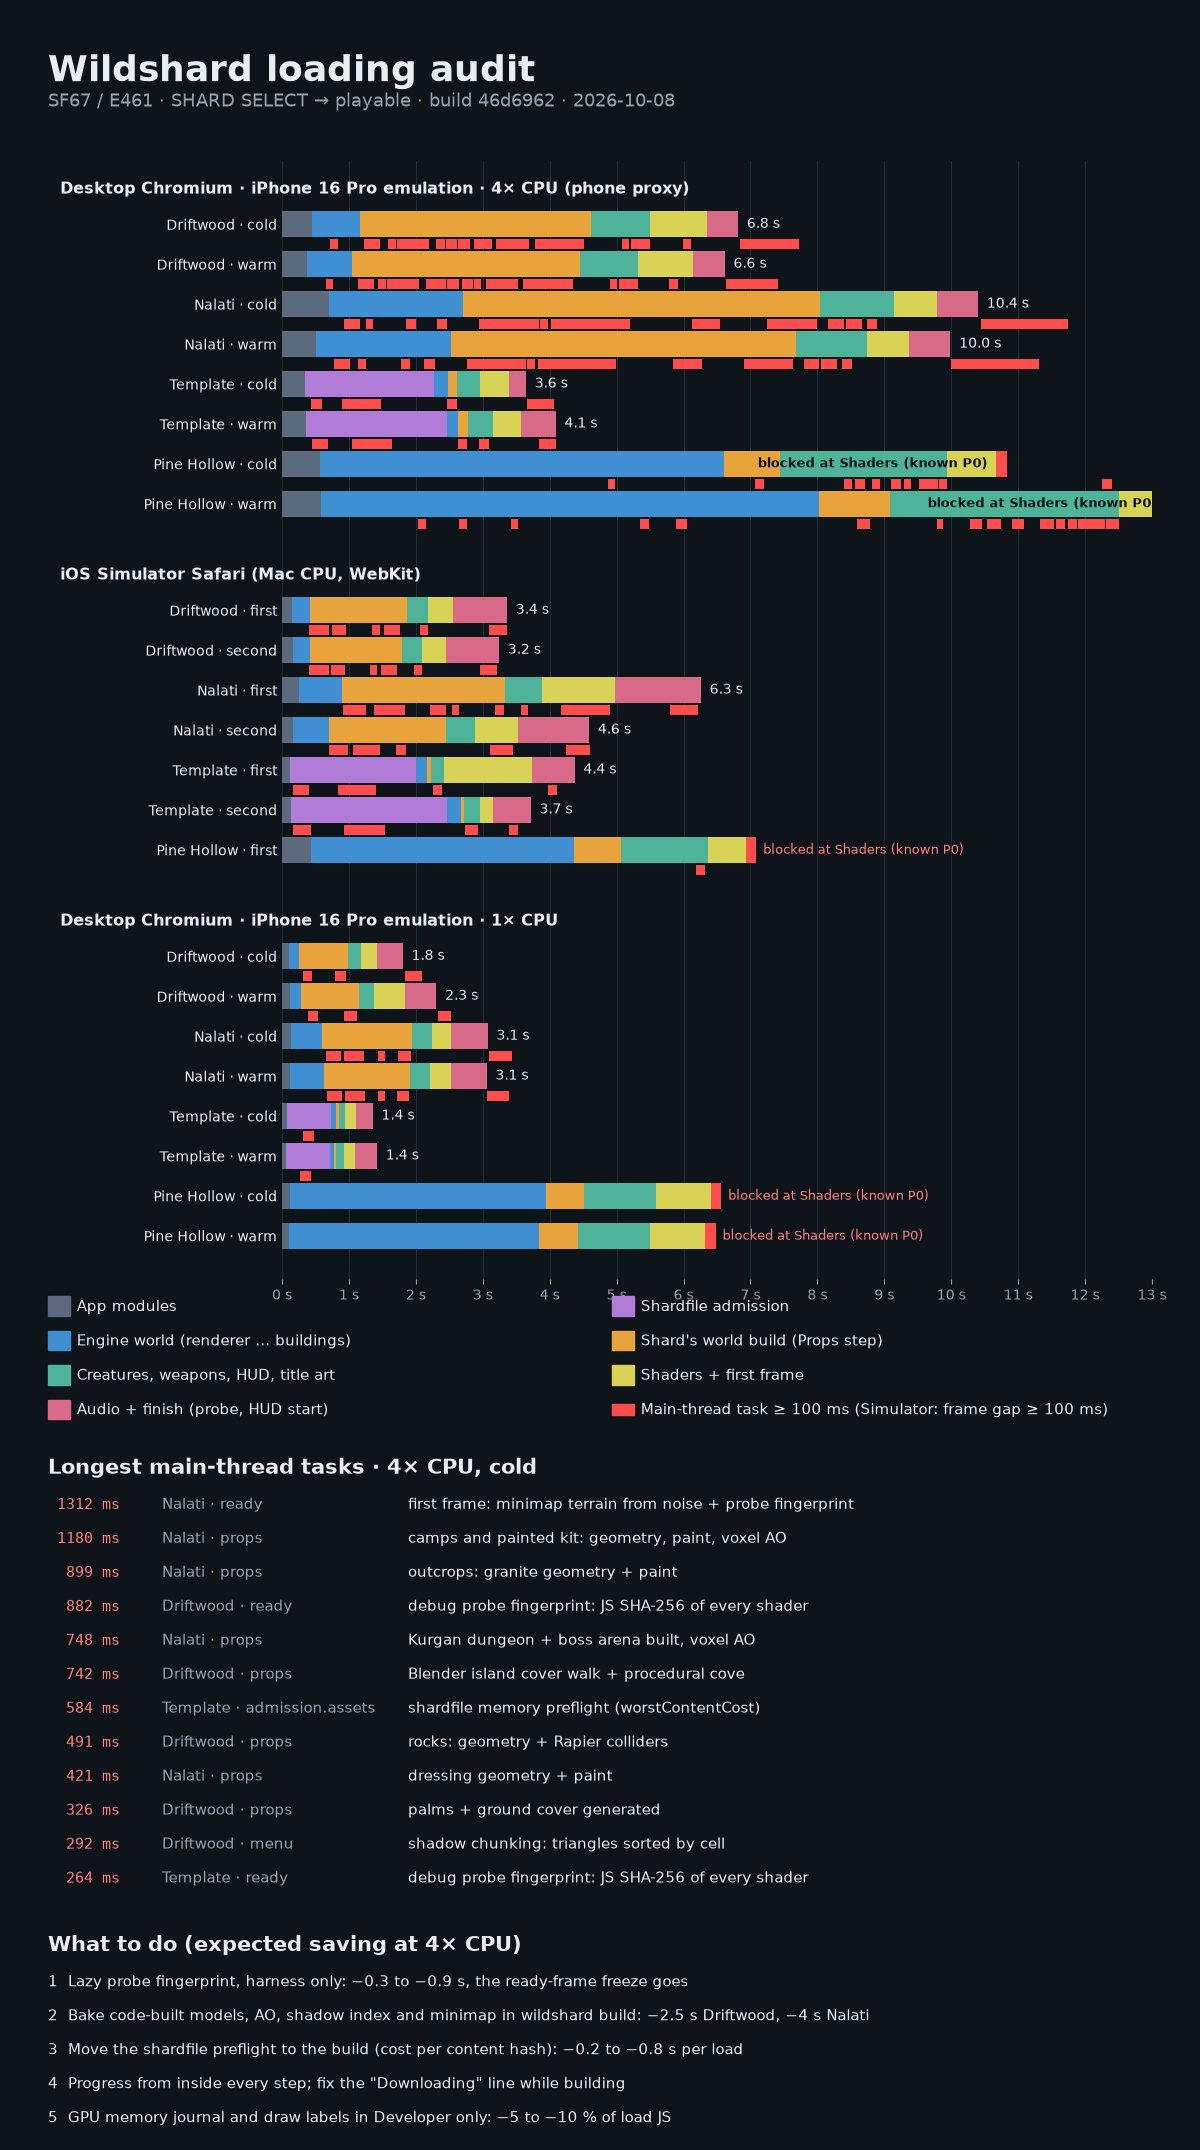

Here is the Python script that generated this plot:
#!/usr/bin/env python3
"""SF67 loading audit infographic: time-to-playable per shard, split into phases, long tasks marked.

  python3 progress/loading/audit-2026-10-08/infographic.py   (reads summary.json, writes infographic.jpg)"""
import json, os
import matplotlib
matplotlib.use('Agg')
import matplotlib.pyplot as plt
from matplotlib.patches import Rectangle
from PIL import Image

HERE = os.path.dirname(os.path.abspath(__file__))
S = json.load(open(os.path.join(HERE, 'summary.json')))
BG, INK, MUTED, GRID = '#0f141b', '#e8edf2', '#93a1b0', '#263241'
COLORS = {'modules': '#5b6b7d', 'admission': '#b07cd8', 'engine world': '#3f8fd2', 'shard world': '#e8a33d',
          'creatures, weapons, HUD': '#4fb39a', 'shaders, first frame': '#d8d257', 'audio, finish': '#d96a8a'}
LABEL = {'modules': 'App modules', 'admission': 'Shardfile admission', 'engine world': 'Engine world (renderer … buildings)',
         'shard world': "Shard's world build (Props step)", 'creatures, weapons, HUD': 'Creatures, weapons, HUD, title art',
         'shaders, first frame': 'Shaders + first frame', 'audio, finish': 'Audio + finish (probe, HUD start)'}
LANES = [('chromium-4x', 'Desktop Chromium · iPhone 16 Pro emulation · 4× CPU (phone proxy)'),
         ('simulator-safari', 'iOS Simulator Safari (Mac CPU, WebKit)'),
         ('chromium-1x', 'Desktop Chromium · iPhone 16 Pro emulation · 1× CPU')]
ORDER = ['Driftwood', 'Nalati', 'Template', 'Pine Hollow']

W, H = 12, 21.5
fig = plt.figure(figsize=(W, H), dpi=100, facecolor=BG)
fig.text(0.04, 0.975, 'Wildshard loading audit', color=INK, fontsize=26, weight='bold', va='top')
fig.text(0.04, 0.957, 'SF67 / E461 · SHARD SELECT → playable · build 46d6962 · 2026-10-08', color=MUTED, fontsize=13, va='top')

ax = fig.add_axes([0.235, 0.405, 0.725, 0.52], facecolor=BG)
rows = []
for lane, title in LANES:
    rows.append(('title', title))
    for shard in ORDER:
        for r in S['runs']:
            if r['lane'] == lane and r['shard'] == shard:
                rows.append(('run', r))
y = 0
yt, ylab = [], []
XMAX = 13000
for kind, item in rows:
    if kind == 'title':
        y += 0.55
        ax.text(-0.255 * XMAX, y, item, color=INK, fontsize=11.5, weight='bold', va='center', ha='left', clip_on=False)
        y += 0.75
        continue
    r = item
    for name, start, dur in r['phases']:
        ax.add_patch(Rectangle((start, y - 0.32), dur, 0.5, color=COLORS[name], lw=0))
    end = r['playMs'] if r['playMs'] else (r['phases'][-1][1] + r['phases'][-1][2] if r['phases'] else 0)
    if r['status'] != 'ok':
        ax.add_patch(Rectangle((end, y - 0.32), XMAX * 0.012, 0.5, color='#ff4d4d', lw=0))
        if end > 0.72 * XMAX: ax.text(end - XMAX * 0.01, y - 0.07, 'blocked at Shaders (known P0)', color='#0f141b', fontsize=9, va='center', ha='right', weight='bold')
        else: ax.text(end + XMAX * 0.02, y - 0.07, 'blocked at Shaders (known P0)', color='#ff8080', fontsize=9, va='center')
    else:
        ax.text(end + XMAX * 0.01, y - 0.07, f"{end / 1000:.1f} s", color=INK, fontsize=10, va='center')
    for t, d in r['long']:
        if d >= 100:
            ax.add_patch(Rectangle((t, y + 0.22), d, 0.2, color='#ff4d4d', lw=0))
    yt.append(y - 0.07)
    ylab.append(f"{r['shard']} · {r['cache']}")
    y += 0.78
ax.set_xlim(0, XMAX)
ax.set_ylim(y, 0)
ax.set_yticks(yt)
ax.set_yticklabels(ylab, color=INK, fontsize=10)
ax.tick_params(axis='x', colors=MUTED, labelsize=10)
ax.set_xticks(range(0, XMAX + 1, 1000))
ax.set_xticklabels([f'{s} s' for s in range(0, XMAX // 1000 + 1)])
for s in range(0, XMAX + 1, 1000):
    ax.axvline(s, color=GRID, lw=0.6, zorder=0)
for sp in ax.spines.values():
    sp.set_visible(False)
ax.tick_params(axis='y', length=0)

# legend
lx, ly = 0.04, 0.392
for i, (k, c) in enumerate(COLORS.items()):
    col, row = i % 2, i // 2
    fx, fy = lx + col * 0.47, ly - row * 0.016
    fig.patches.append(Rectangle((fx, fy - 0.004), 0.018, 0.009, color=c, transform=fig.transFigure, figure=fig))
    fig.text(fx + 0.024, fy, LABEL[k], color=INK, fontsize=10.5, va='center')
fx, fy = lx + 0.47, ly - 3 * 0.016
fig.patches.append(Rectangle((fx, fy - 0.002), 0.018, 0.005, color='#ff4d4d', transform=fig.transFigure, figure=fig))
fig.text(fx + 0.024, fy, 'Main-thread task ≥ 100 ms (Simulator: frame gap ≥ 100 ms)', color=INK, fontsize=10.5, va='center')

# long tasks
top = []
for r in S['runs']:
    if r['lane'] == 'chromium-4x' and r['cache'] == 'cold':
        for t in r['tasks']:
            incl = ' '.join(t['incl'])
            owner = t['owner']
            if 'Minimap.ts' in incl: owner = 'first frame: minimap terrain from noise + probe fingerprint'
            elif 'KurganDungeon' in incl: owner = 'Kurgan dungeon + boss arena built, voxel AO'
            elif 'NomadCamp' in incl: owner = 'camps and painted kit: geometry, paint, voxel AO'
            top.append((t['ms'], r['shard'], 'ready' if t['step'] == 'audio' else t['step'], owner))
NAMES = {
    'probe.ts:171': 'debug probe fingerprint: JS SHA-256 of every shader',
    'coverTriangles': 'Blender island cover walk + procedural cove',
    'Physics.ts:43': 'rocks: geometry + Rapier colliders',
    'palm.ts:45': 'palms + ground cover generated',
    'shadowChunks.ts:74': 'shadow chunking: triangles sorted by cell',
    'budget.ts:34': 'shardfile memory preflight (worstContentCost)',
    'voxelAO.ts:62': 'voxel AO ray-marched per model',
    'granite.ts:11': 'outcrops: granite geometry + paint',
    'nalatiArms.ts:287': 'first-person arms built',
    'loft.ts:123': 'creature geometry lofted',
    'noise.ts:19': 'sky clouds from noise',
    'gpuLabels.ts:184': 'GPU-recovery snapshot on page hide',
    'shrine.ts:105': 'shrine model built + voxel AO',
    'hibiscusBush.ts:151': 'hibiscus bushes generated',
    'geometryKit.ts:140': 'dressing geometry + paint',
}
def nice(owner):
    if ' ' in owner and not owner.split(' ')[-1].startswith('src/'): return owner
    for k, v in NAMES.items():
        if k in owner:
            return v
    return owner.split(' ')[-1].replace('src/src/', '')
top.sort(reverse=True)
fig.text(0.04, 0.322, 'Longest main-thread tasks · 4× CPU, cold', color=INK, fontsize=15, weight='bold', va='top')
seen = 0
for i, (ms, shard, step, owner) in enumerate(top[:12]):
    yy = 0.300 - i * 0.0158
    fig.text(0.04, yy, f'{ms:>5} ms', color='#ff8080', fontsize=11, family='monospace', va='center')
    fig.text(0.135, yy, f'{shard} · {step}', color=MUTED, fontsize=10.5, va='center')
    fig.text(0.34, yy, nice(owner), color=INK, fontsize=10.5, va='center')

fig.text(0.04, 0.100, 'What to do (expected saving at 4× CPU)', color=INK, fontsize=15, weight='bold', va='top')
FIXES = [
    '1  Lazy probe fingerprint, harness only: −0.3 to −0.9 s, the ready-frame freeze goes',
    '2  Bake code-built models, AO, shadow index and minimap in wildshard build: −2.5 s Driftwood, −4 s Nalati',
    '3  Move the shardfile preflight to the build (cost per content hash): −0.2 to −0.8 s per load',
    '4  Progress from inside every step; fix the "Downloading" line while building',
    '5  GPU memory journal and draw labels in Developer only: −5 to −10 % of load JS',
]
for i, line in enumerate(FIXES):
    fig.text(0.04, 0.078 - i * 0.0158, line, color=INK, fontsize=11, va='center')

out_png = os.path.join(HERE, 'infographic.png')
fig.savefig(out_png, facecolor=BG)
Image.open(out_png).convert('RGB').save(os.path.join(HERE, 'infographic.jpg'), quality=86, optimize=True)
os.remove(out_png)
print('wrote infographic.jpg')
